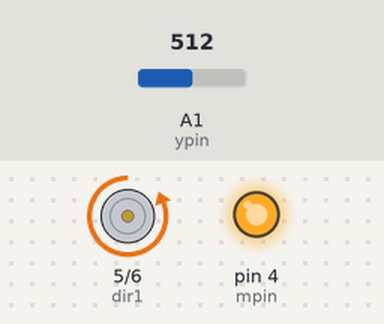
This sketch was run on a simulated Arduino Uno, built with avr-gcc and run on an emulated ATmega328P. Shown: motor-driver pin pairs drawn as motors (green arrow = first pin HIGH = forward, orange = second pin HIGH = backward, longer = more drive), output pins drawn as LEDs (lit = HIGH). Inputs (shaded band) come from the test bench; at power-on: A1 (ypin) = 512.

Above: at 1.2 s.
1.3 s: A1 (ypin) set to 522
At 2.2 s:
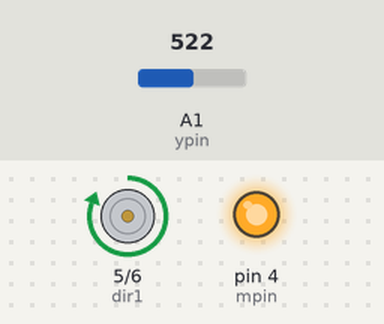
2.8 s: A1 (ypin) set to 511
At 3.4 s:
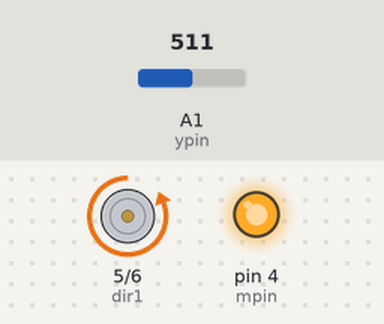
4.3 s: A1 (ypin) set to 716
At 5.7 s:
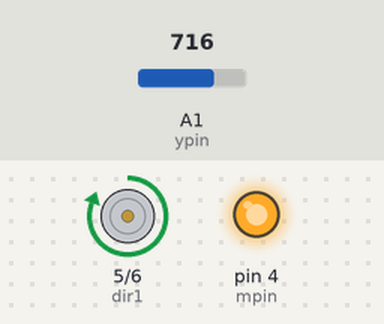
Timing chart, 0 to 7.3 s (numbered marks = the images above; inputs shaded):
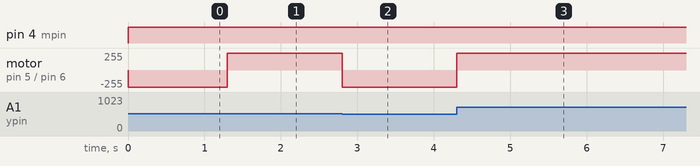

The sketch:

MOTOR_CONTOLLED_BY_JOYSTICK.ino
```cpp
int mpin=4;//motor pin
int dir1=5;
int dir2=6;
int ypin= A1;//inputs y coordinate of joystick
int jval,motorspeed;
void setup() {
  // put your setup code here, to run once:
  pinMode(mpin,OUTPUT);
  pinMode(dir1,OUTPUT);
  pinMode(dir2,OUTPUT);
  pinMode(ypin,INPUT);
  Serial.begin(9600);
}

void loop() {
  // put your main code here, to run repeatedly:
  jval=analogRead(ypin);
  if(jval>512)
  {
    digitalWrite(dir1,HIGH);
    digitalWrite(dir2,LOW);
    motorspeed=255./512.*jval+255.;
    analogWrite(mpin,motorspeed);
  }
  if(jval<=512)
  {
    digitalWrite(dir2,HIGH);
    digitalWrite(dir1,LOW);
    motorspeed=255./512.*jval+255.;
    analogWrite(mpin,motorspeed);
  }

}
```

Measured:
- the behaviour switches between 512 and 513 on A1 (ypin) (found by bisection; images 0 and 1)
- after the input at 1.3 s, motor on pin 5 (dir1) / pin 6 (dir2): backward 255/255 → forward 255/255 at once
- after the input at 2.8 s, motor on pin 5 (dir1) / pin 6 (dir2): forward 255/255 → backward 255/255 at once
- after the input at 4.3 s, motor on pin 5 (dir1) / pin 6 (dir2): backward 255/255 → forward 255/255 at once
